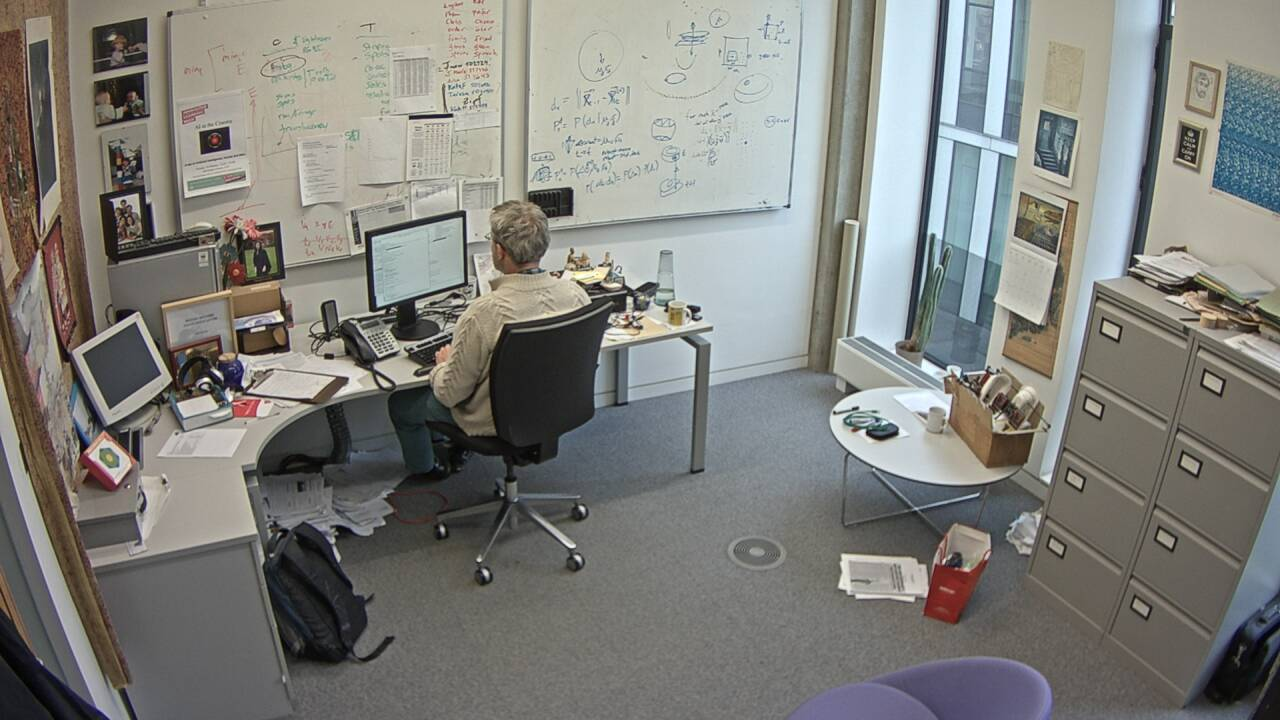
#> input picture data/image/day_2/inspacecam163_2016_02_19_12_52_18.jpg, 1280 x 720 px, given in place of the camera
$ python '8.blurring&smoothing.py'
#> lines starting #> are read from the running program, lines starting #| are printed output that depends on the picture
import cv2
import numpy as np

cap = cv2.VideoCapture(0)

while True:
    _, frame = cap.read()
#> frame is the input picture: shape (720, 1280, 3); mean B, G, R 124, 128.5, 128.4
    hsv = cv2.cvtColor(frame, cv2.COLOR_BGR2HSV)
#> hsv: shape (720, 1280, 3); mean H, S, V 49.8, 32.9, 134.4

    lower_red = np.array([0,0,0])
    upper_red = np.array([255,255,255])

    mask = cv2.inRange(hsv, lower_red, upper_red)
#> mask: shape (720, 1280); every value is 255
    res = cv2.bitwise_and(frame, frame, mask=mask)

    kernel = np.ones((15,15), np.float32) / 255
    smoothed = cv2.filter2D(res, -1, kernel)
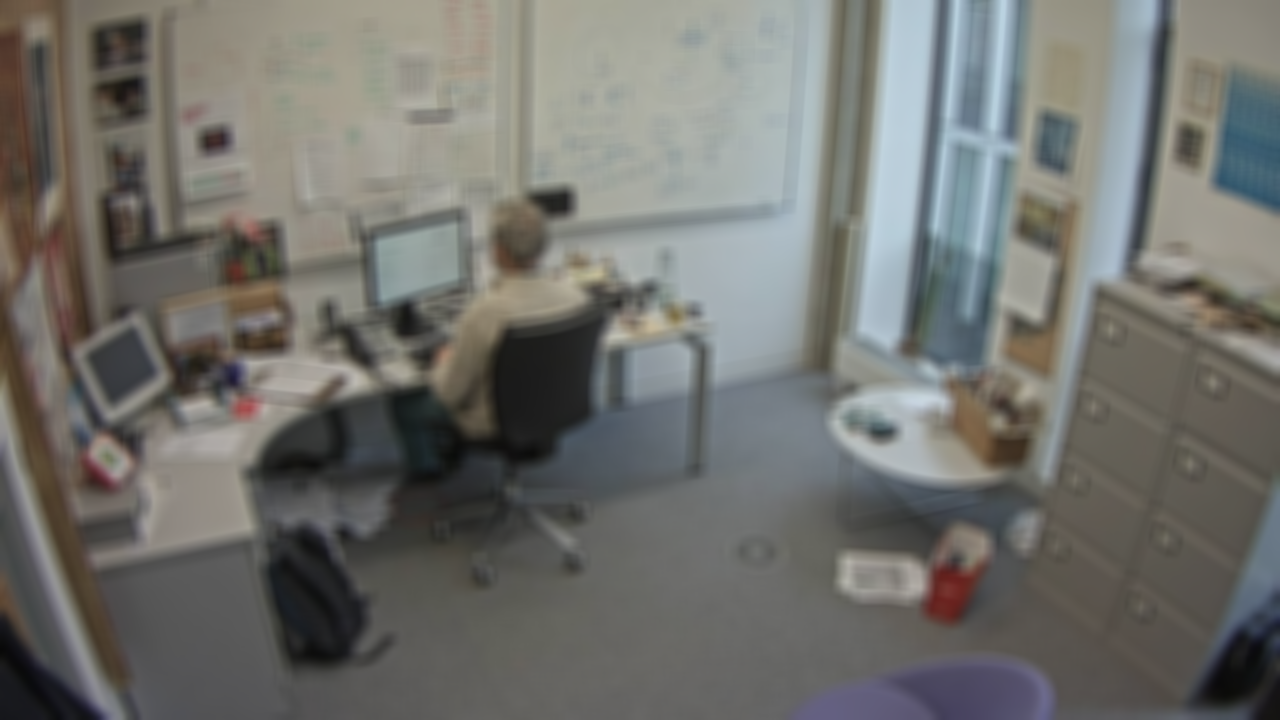
#> smoothed: shape (720, 1280, 3); mean B, G, R 109.4, 113.4, 113.3

    gauss_blur = cv2.GaussianBlur(res, (15,15), 0)
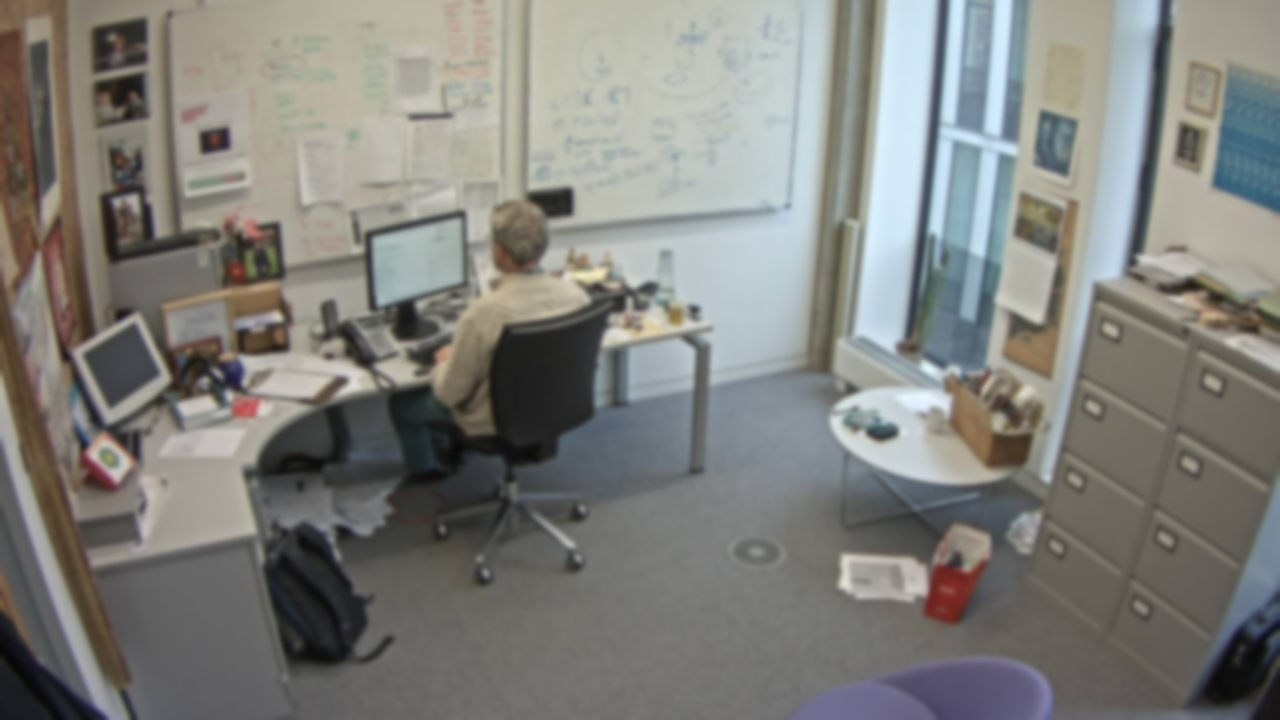
#> gauss_blur: shape (720, 1280, 3); mean B, G, R 124, 128.5, 128.4

    median_blur = cv2.medianBlur(res, 15)
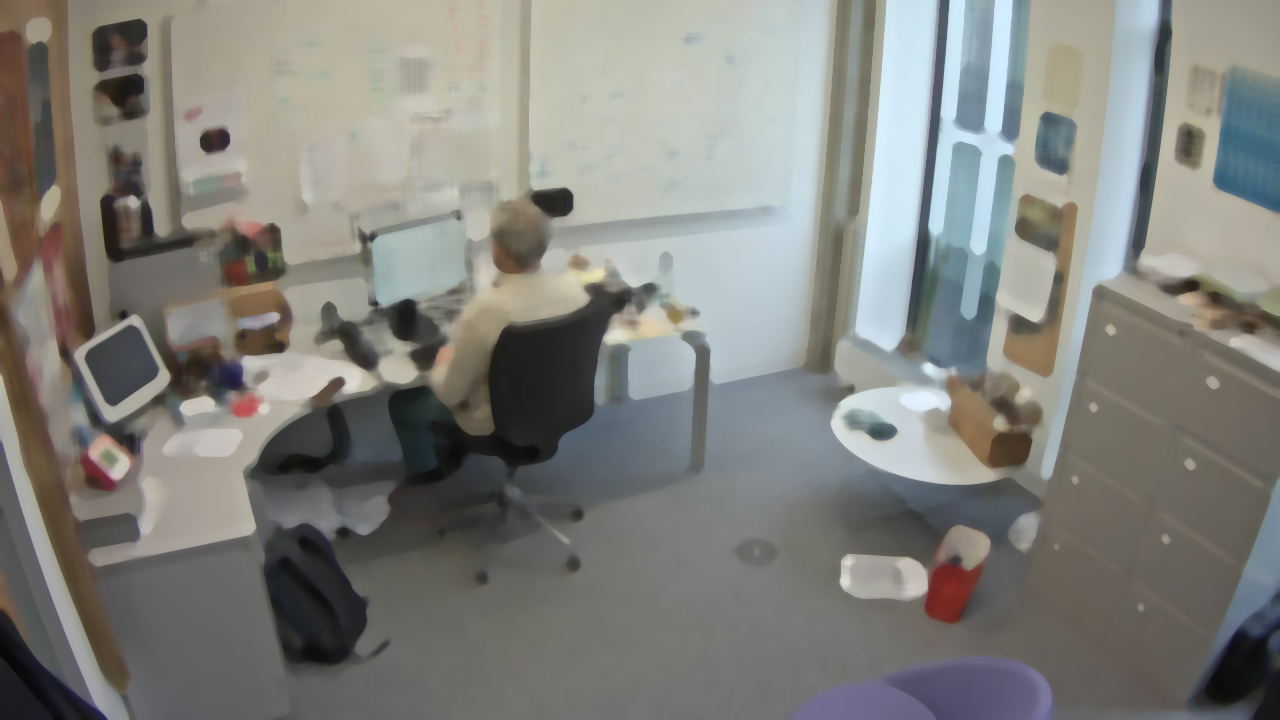
#> median_blur: shape (720, 1280, 3); mean B, G, R 124.8, 129.6, 129.5

    cv2.imshow('frame', frame)
    cv2.imshow('mask', mask)
    cv2.imshow('res', res)
    cv2.imshow('smoothed', smoothed)
    cv2.imshow('gauss_blur', gauss_blur)
    cv2.imshow('median_blur', median_blur)

    if cv2.waitKey(1) & 0xff == ord('q'):
#> (key q is pressed here)
        break

cap.release()
cv2.destroyAllWindows()
